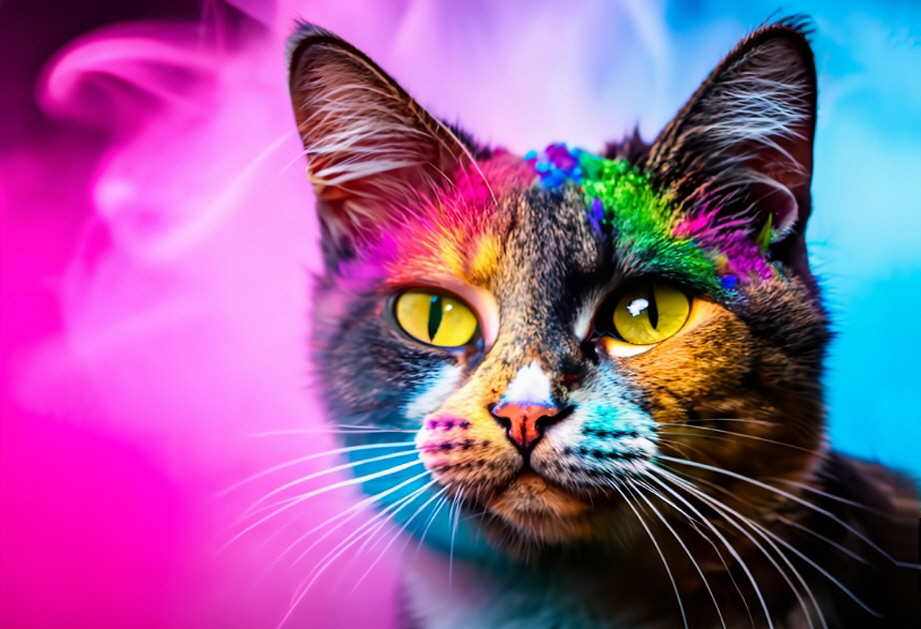
#> input picture 09.OpenCv/image/cat.jpg, 921 x 629 px, given in place of cat.png, which was not available
$ jupyter execute cv_binary.ipynb   (text cells are left out)
#> lines starting #> are read from the running program, lines starting #| are printed output that depends on the picture; after the words box and inside, x2 and y2 are one past the last pixel; in counts of white or black regions, pixels touching at a corner belong together; pictures that were not available may be replaced by others from this repository, and a replacement may not be noted
[cell 1]
## [1-1]모듈 로딩
import cv2                           # 컴퓨터비젼 모듈
import numpy as np                   # 이미지 데이터 저장 모듈
import matplotlib.pyplot as plt      # 시각화 모듈
import os                            # 파일, 폴더, 경로 관련 모듈

[cell 2]
## [1-2] 데이터 준비
IMG_DIR  = '../data/image/'
FILENAME = 'cat.png'

[cell 3]
## [2-1] 이미지 로딩
imgNP=cv2.imread(IMG_DIR+FILENAME, cv2.IMREAD_GRAYSCALE)
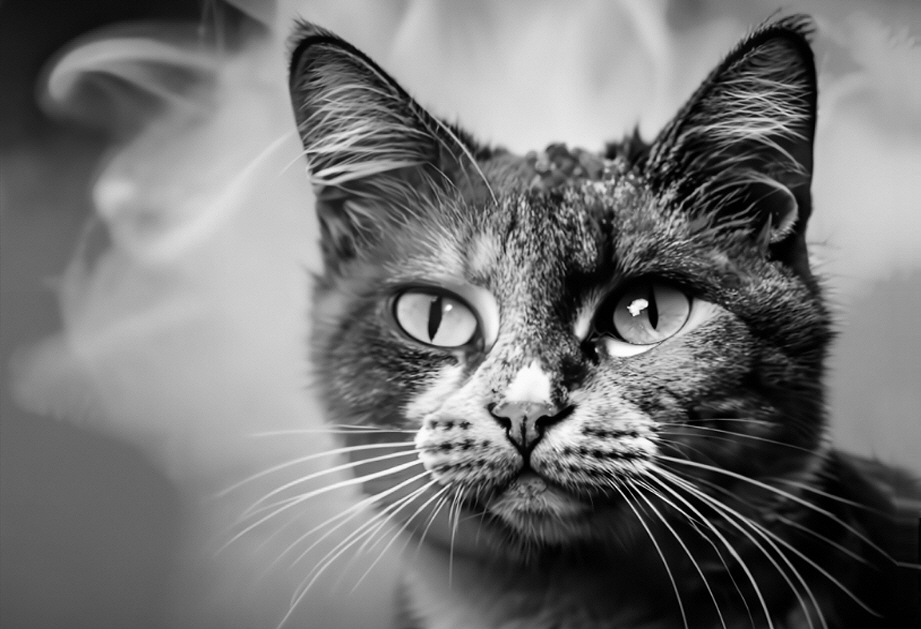
#> imgNP: shape (629, 921); min 0, max 255, mean 115.8
imgNP.shape
#> Out = (629, 921)

[cell 4]
## [2-2] 이진 이미지 생성
threshNP = np.zeros_like(imgNP)   # 0으로 채워진 동일한 이미지
threshNP[ imgNP > 127] = 255      # 127 보다 큰 값만 255로 변경

[cell 5]
ret, thresh_cv = cv2.threshold(imgNP, 127, 255, cv2.THRESH_BINARY)
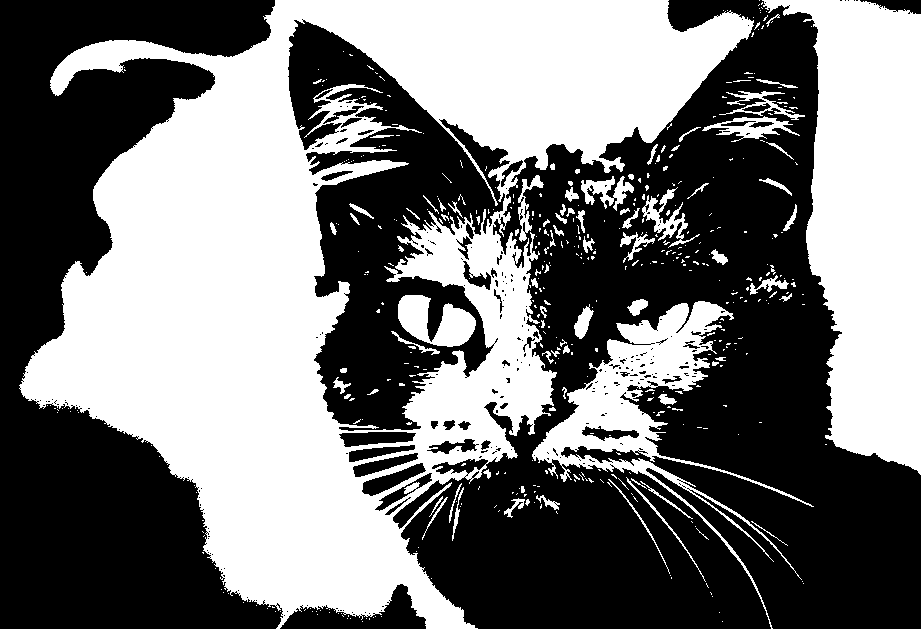
#> thresh_cv: shape (629, 921); 46.5% white; 461 white regions (373 under 20 px), largest, box (x1, y1, x2, y2) and area: (19, 0, 754, 629) 194964, (762, 0, 921, 475) 46240, (532, 301, 814, 629) 14871
print(ret)  # 127.0, 바이너리 이미지에 사용된 문턱 값 반환

[cell 6]
imgs = {'Original': imgNP, 'NumPy API':threshNP, 'cv2.threshold': thresh_cv}

for i , (key, value) in enumerate(imgs.items()):
    plt.subplot(1, 3, i+1)
    plt.title(key)
    plt.imshow(value, cmap='gray')
    plt.xticks([]); plt.yticks([])
#> this loop made 3 passes
#> key on passes 1 to 3: 'Original', 'NumPy API', 'cv2.threshold'

plt.show()
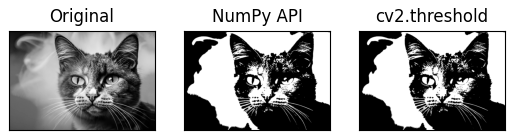
#> figure drawn by matplotlib, 3 panels

[cell 7]
## dummy 함수
def nothing(x): pass

## 트랙바 생성
cv2.namedWindow('Binary')
cv2.createTrackbar('threshold', 'Binary', 0, 255,nothing)
cv2.setTrackbarPos('threshold', 'Binary', 127)

[cell 8]
## 이미지 로딩 및 출력
img_color = cv2.imread(IMG_DIR+FILENAME, cv2.IMREAD_COLOR)
#> img_color is the input picture: shape (629, 921, 3); mean B, G, R 151.2, 92.9, 147.5
cv2.imshow('Color', img_color)

img_gray = cv2.cvtColor(img_color, cv2.COLOR_BGR2GRAY)
cv2.imshow('Gray', img_gray)


ESC_KEY = 27

while(True):
    low = cv2.getTrackbarPos('threshold', 'Binary')
    ret,img_binary = cv2.threshold(img_gray, low, 255, cv2.THRESH_BINARY_INV)
#> img_binary: shape (629, 921); 53.5% white; 457 black regions (369 under 20 px), largest, box (x1, y1, x2, y2) and area: (19, 0, 754, 629) 194961, (762, 0, 921, 475) 46242, (532, 301, 814, 629) 14872
#> ret = 127
    cv2.imshow('Binary', img_binary)

    img_result = cv2.bitwise_and(img_color, img_color, mask = img_binary)
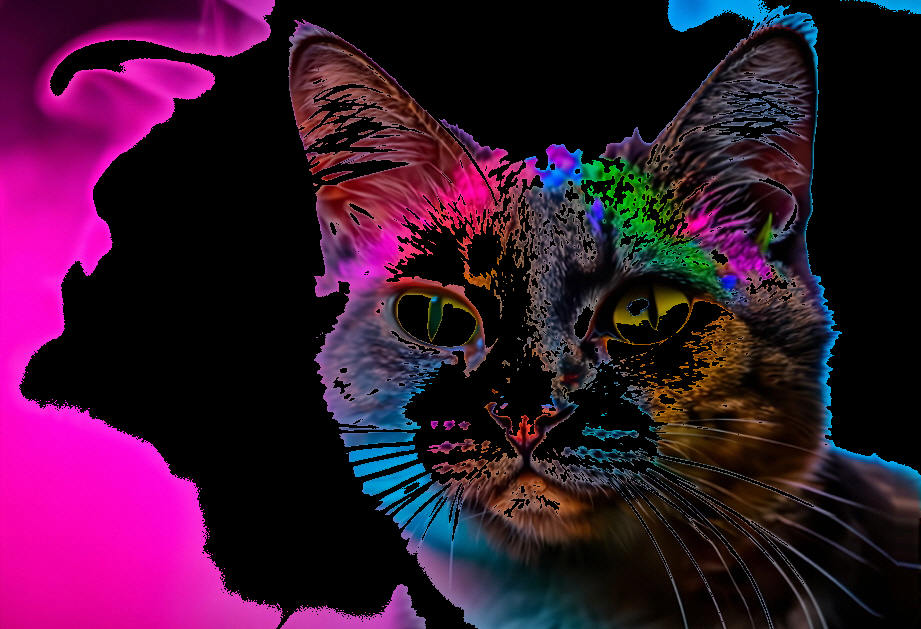
#> img_result: shape (629, 921, 3); mean B, G, R 47.7, 19.5, 56.7
    cv2.imshow('Result', img_result)

    if cv2.waitKey(1)&0xFF == ESC_KEY: break
#> (key Esc is pressed here)

cv2.destroyAllWindows()

$ run again, with 09.OpenCv/image/copyimage612x612.jpg copied over 09.OpenCv/image/cat.jpg
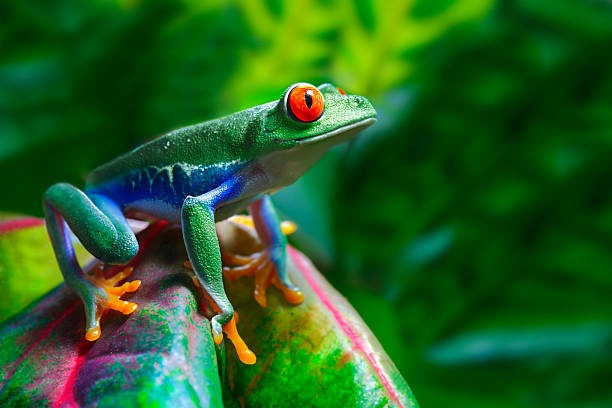
#> input picture 09.OpenCv/image/copyimage612x612.jpg, 612 x 408 px, given in place of cat.png, which was not available
#> `ret, thresh_cv = cv2.threshold(imgNP, 127, 255, cv2.THRESH_BINARY)`:
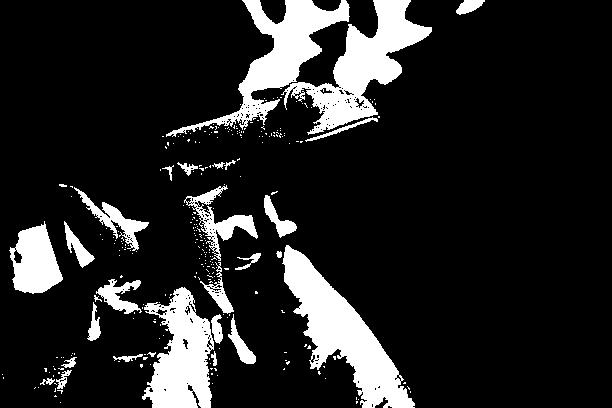
#> thresh_cv: shape (408, 612); 14.4% white; 277 white regions (248 under 20 px), largest, box (x1, y1, x2, y2) and area: (282, 245, 415, 408) 7675, (281, 0, 432, 135) 6755, (166, 0, 350, 137) 6051
#> the loop `for i , (key, value) in enumerate(imgs.items()):` made 3 passes
#> key on passes 1 to 3: 'Original', 'NumPy API', 'cv2.threshold'
#> img_color is the input picture: shape (408, 612, 3); mean B, G, R 34.1, 94.3, 36.6
#> img_binary: shape (408, 612); 85.6% white; 276 black regions (247 under 20 px), largest, box (x1, y1, x2, y2) and area: (282, 245, 415, 408) 7677, (281, 0, 432, 135) 6756, (166, 0, 350, 137) 6057
#> ret = 127
#> `img_result = cv2.bitwise_and(img_color, img_color, mask = img_binary)`:
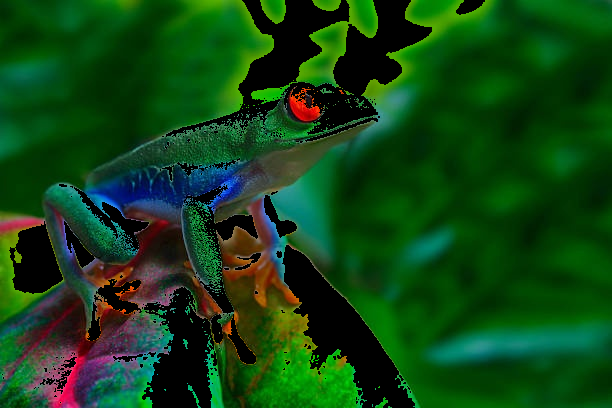
#> img_result: shape (408, 612, 3); mean B, G, R 19.8, 67.7, 16.4

$ run again, with 09.OpenCv/image/image3.png saved as 09.OpenCv/image/cat.jpg
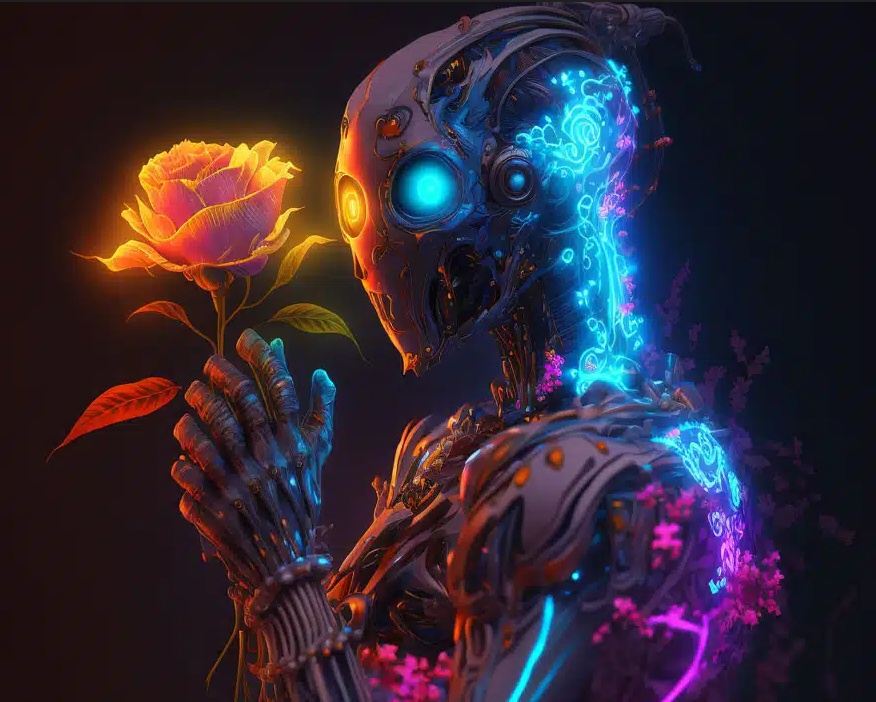
#> input picture 09.OpenCv/image/image3.png, 876 x 702 px, given in place of cat.png, which was not available
#> `ret, thresh_cv = cv2.threshold(imgNP, 127, 255, cv2.THRESH_BINARY)`:
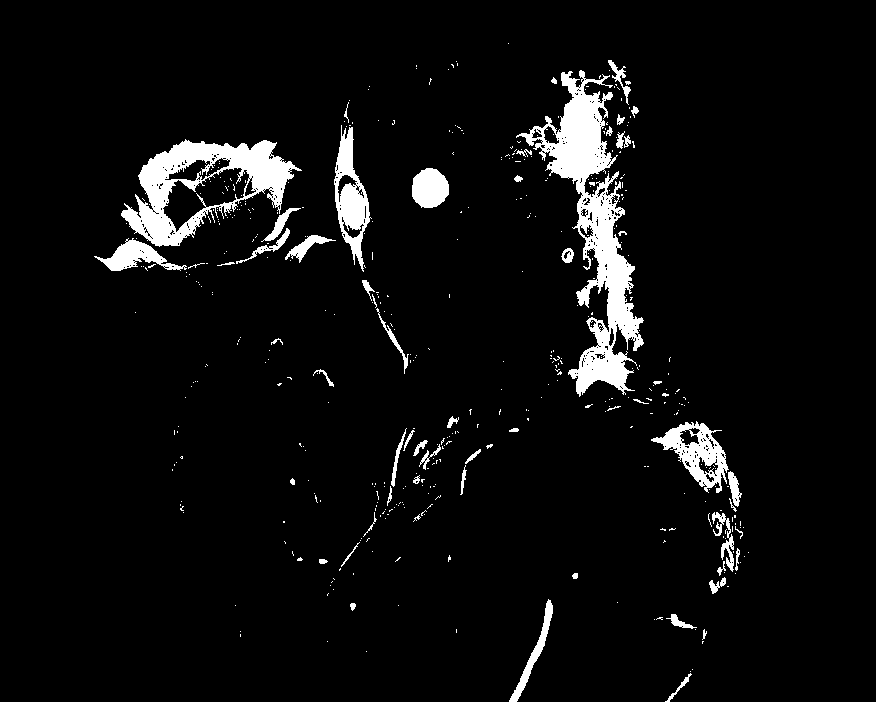
#> thresh_cv: shape (702, 876); 5.3% white; 462 white regions (403 under 20 px), largest, box (x1, y1, x2, y2) and area: (516, 70, 644, 397) 11940, (121, 139, 302, 247) 7366, (334, 125, 372, 272) 2383
#> the loop `for i , (key, value) in enumerate(imgs.items()):` made 3 passes
#> key on passes 1 to 3: 'Original', 'NumPy API', 'cv2.threshold'
#> img_color is the input picture: shape (702, 876, 3); mean B, G, R 53.1, 40.4, 51.2
#> img_binary: shape (702, 876); 94.7% white; 462 black regions (403 under 20 px), largest, box (x1, y1, x2, y2) and area: (516, 70, 644, 397) 11941, (121, 139, 302, 247) 7367, (334, 125, 372, 272) 2384
#> ret = 127
#> `img_result = cv2.bitwise_and(img_color, img_color, mask = img_binary)`:
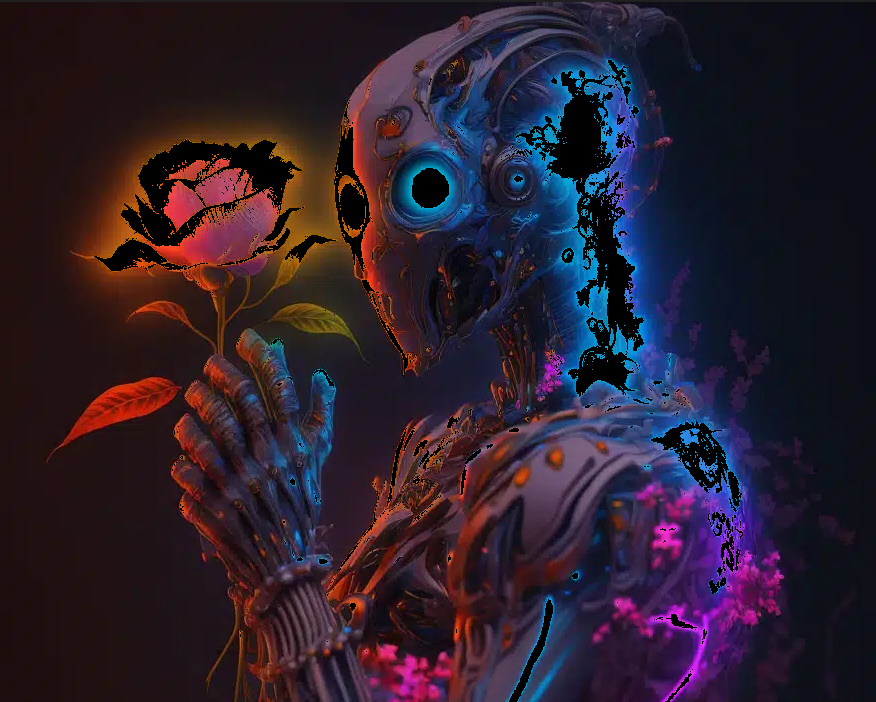
#> img_result: shape (702, 876, 3); mean B, G, R 44.6, 30.9, 43.8
